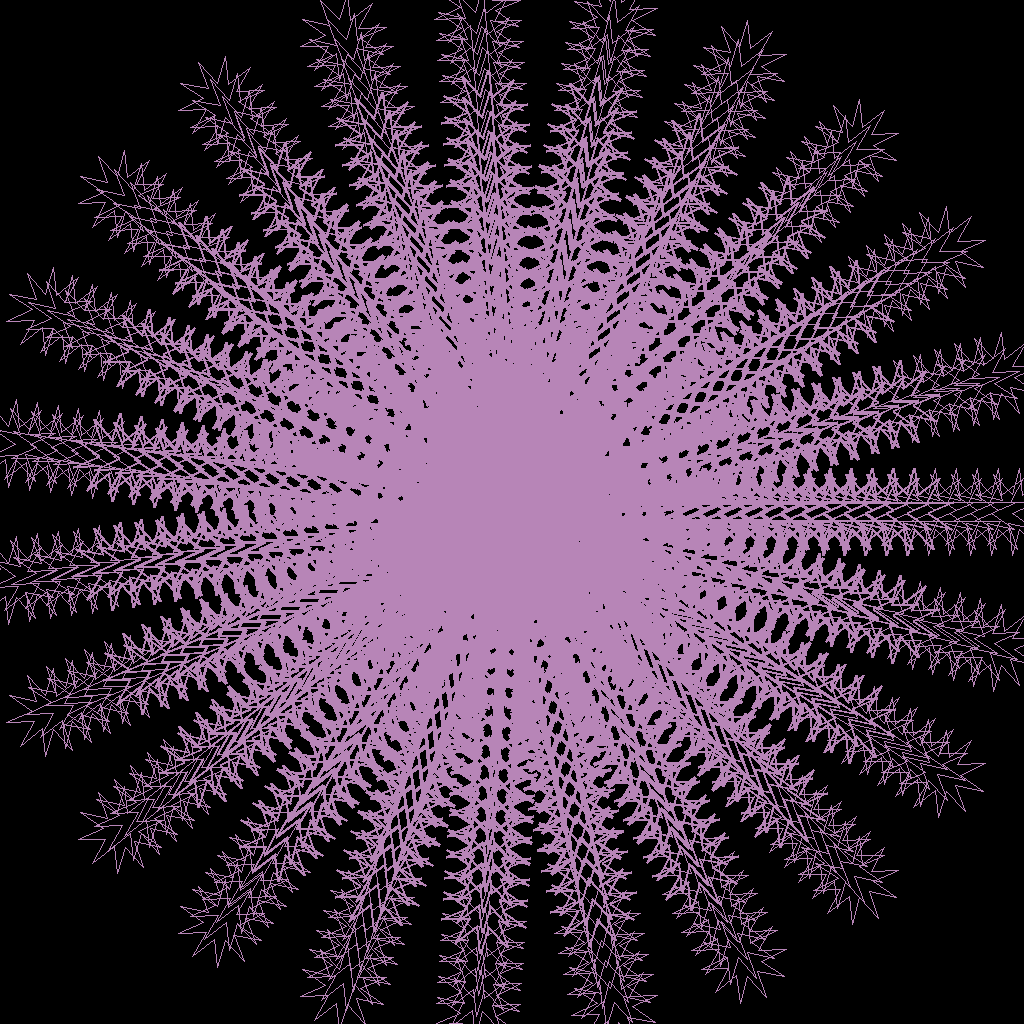

Here is the Python script that generated this plot:
import numpy as np
from pyquil import Program, get_qc
from pyquil.gates import H, MEASURE
from PIL import Image, ImageDraw
import math


def generate_quantum_entropy(num_qubits, num_shots):
    """Generates entropy from quantum measurements."""
    program = Program()
    ro = program.declare('ro', 'BIT', num_qubits)

    # Apply Hadamard gates to all qubits
    for qubit in range(num_qubits):
        program += H(qubit)

    # Add measurement operations
    for qubit in range(num_qubits):
        program += MEASURE(qubit, ro[qubit])

    try:
        qvm = get_qc(f"{num_qubits}q-square-qvm")
        executable = qvm.compile(program)
        results = qvm.run(executable).readout_data['ro']

        # Convert results into decimal values
        entropy = [
            sum((bit << idx) for idx, bit in enumerate(measurement))
            for measurement in results
        ]
        return entropy
    except Exception as e:
        print(f"Error generating quantum entropy: {e}")
        return None


def draw_polygon(draw, center_x, center_y, radius, sides, rotation, color, width):
    """Draws a rotated polygon with an outline width."""
    angle_step = 2 * math.pi / sides
    points = [
        (
            center_x + radius * math.cos(rotation + i * angle_step),
            center_y + radius * math.sin(rotation + i * angle_step),
        )
        for i in range(sides)
    ]

    draw.polygon(points, outline=color, fill=None)
    for i in range(sides):
        draw.line([points[i], points[(i + 1) % sides]], fill=color, width=width)


def draw_star(draw, center_x, center_y, outer_radius, inner_radius, points, rotation, color, width):
    """Draws a star shape using alternating radii."""
    angle_step = math.pi / points  # Star points alternate between outer and inner radii
    star_points = []
    for i in range(2 * points):
        r = outer_radius if i % 2 == 0 else inner_radius
        angle = rotation + i * angle_step
        star_points.append((center_x + r * math.cos(angle), center_y + r * math.sin(angle)))

    draw.polygon(star_points, outline=color, fill=None)
    for i in range(len(star_points)):
        draw.line([star_points[i], star_points[(i + 1) % len(star_points)]], fill=color, width=width)


def create_complex_mandala(entropy_data, size=1024, layers=20):
    """Creates a highly detailed mandala pattern using quantum entropy."""
    image = Image.new("RGB", (size, size), "black")  # Black background
    draw = ImageDraw.Draw(image)

    center_x, center_y = size // 2, size // 2  # Canvas center

    for layer in range(layers):
        radius = (layer + 1) * (size // (2 * layers))

        # Quantum randomness for radial symmetry (spokes)
        radial_symmetry = 8 + entropy_data[layer % len(entropy_data)] % 28  # Between 8 and 36
        sides = 4 + entropy_data[layer % len(entropy_data)] % 9  # Square to Nonagon
        rotation = math.radians(entropy_data[(layer * 2) % len(entropy_data)] % 360)

        # Define line width variations (thicker in outer layers)
        line_width = max(1, (layers - layer) // 3)

        for i in range(radial_symmetry):
            angle = 2 * math.pi * i / radial_symmetry
            x = center_x + radius * math.cos(angle)
            y = center_y + radius * math.sin(angle)

            # Vibrant but slightly muted colors for better visibility
            color = (
                100 + entropy_data[(layer + i) % len(entropy_data)] % 156,  # Red (100-255)
                50 + entropy_data[(layer + i + 1) % len(entropy_data)] % 156,  # Green (50-205)
                100 + entropy_data[(layer + i + 2) % len(entropy_data)] % 156,  # Blue (100-255)
            )

            # Alternate between circles, polygons, and stars
            shape_choice = entropy_data[(layer + i) % len(entropy_data)] % 3
            if shape_choice == 0:
                shape_radius = 8 + (entropy_data[(layer + i) % len(entropy_data)] % 25)
                draw.ellipse(
                    [x - shape_radius, y - shape_radius, x + shape_radius, y + shape_radius],
                    outline=color, width=line_width,
                )
            elif shape_choice == 1:
                polygon_radius = 12 + (entropy_data[(layer + i) % len(entropy_data)] % 30)
                draw_polygon(draw, x, y, polygon_radius, sides, rotation, color, width=line_width)
            else:
                outer_radius = 15 + (entropy_data[(layer + i) % len(entropy_data)] % 35)
                inner_radius = outer_radius * 0.4
                star_points = 5 + entropy_data[(layer + i) % len(entropy_data)] % 6  # 5 to 10 points
                draw_star(draw, x, y, outer_radius, inner_radius, star_points, rotation, color, width=line_width)

    return image


def main():
    num_qubits = 9
    num_shots = 256
    size = 1024

    print("Generating quantum entropy...")
    entropy_data = generate_quantum_entropy(num_qubits, num_shots)

    if entropy_data:
        print(f"Generated {len(entropy_data)} entropy values.")
        print("Creating highly detailed mandala image...")
        mandala_image = create_complex_mandala(entropy_data, size=size, layers=24)

        print("Saving detailed mandala image...")
        mandala_image.save("quantum_complex_mandala.png")
        print("Complex mandala image saved as 'quantum_complex_mandala.png'.")
    else:
        print("Failed to generate quantum entropy.")


if __name__ == "__main__":
    main()
